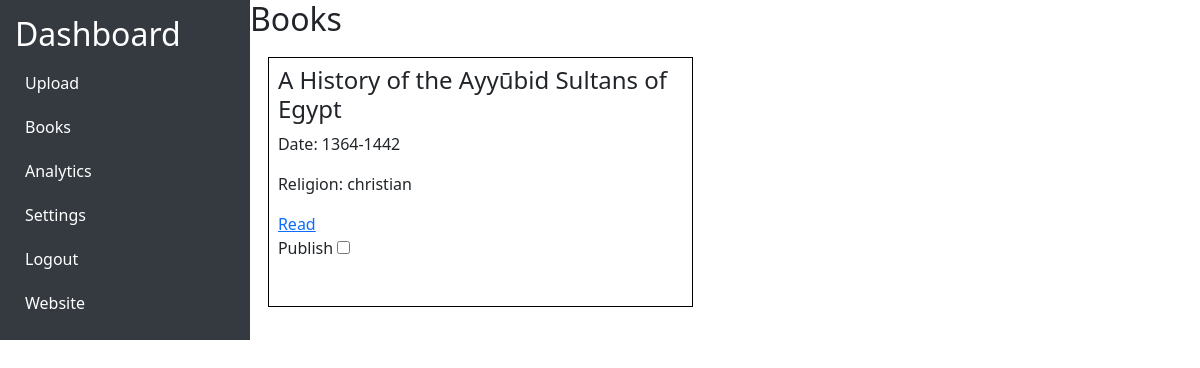
Before: /dashboard/books/ (signed in) with the older database file.
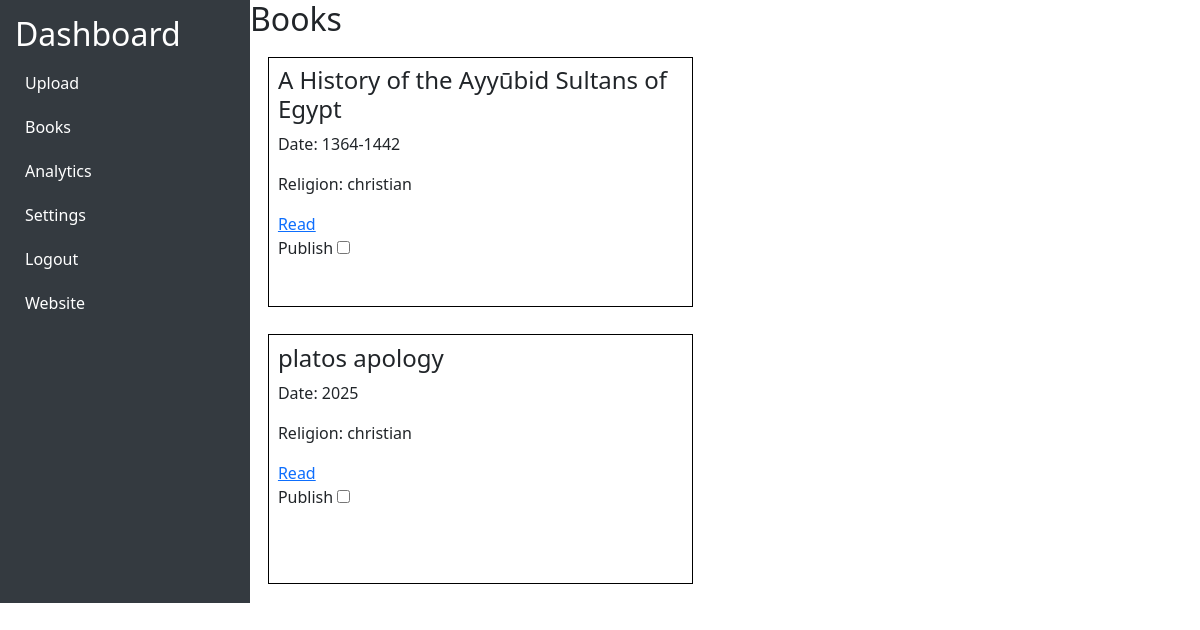
After: the same page with the newer database file.
### api/models.py (models this page shows, shortened)
class Book(models.Model):
    name = models.CharField(max_length=255)
    language = models.ForeignKey(Language, on_delete=models.CASCADE)
    date = models.CharField(max_length=255, default=None)
    religion = models.ForeignKey(Religion, on_delete=models.CASCADE)
    authors = models.CharField(max_length=255, blank=True, null=True, default=None)
    denomination = models.CharField(max_length=255, blank=True, null=True,default=None)
    translator = models.CharField(max_length=255, blank=True, null=True,default=None)
    book_id = models.CharField(max_length=255, blank=True, null=True,  default=None)
    description = models.CharField(max_length=255, blank=True, null=True, default=None)
    rights = models.CharField(max_length=255, blank=True, null=True, default=None)
    publisher = models.CharField(max_length=255, blank=True, null=True, default=None)
    image = models.ImageField(upload_to="book_images/", default="book_images/default.jpg")
    book_file = models.FileField(upload_to="books/", blank=True, null=True)
    is_published = models.BooleanField(default=False)

class Religion(models.Model):
    name = models.CharField(max_length=100, unique=True)

### dashboard/views.py (the view)
# urls.py: path("books/", books, name="books")
def books(request):
    book_objects = Book.objects.all()
    books_data = []
    for book in book_objects:
        books_data.append({
            "name": book.name,
            "language": book.language.name if book.language else None,
            "date": book.date,
            "religion": book.religion.name if book.religion else None,
            "authors": book.authors,
            "denomination": book.denomination,
            "translator": book.translator,
            "book_id": book.book_id,
            "description": book.description,
            "rights": book.rights,
            "publisher": book.publisher,
            "image_url": book.image.url if book.image else None,
            "file_url": book.book_file.url if book.book_file else None,
        })
    return render(request, "books.html", {"books": books_data})

### dashboard/templates/books.html (shortened to what this page needs)
{% extends 'dashbase.html' %}
{% load static %}
{% block extra_head_dash %}
<link rel="stylesheet" href="{% static '/dashboard/css/books.css' %}">
{% endblock %}
{% block content %}
<div>
    <H2>Books</H2>
    {% for book in books %}
    <div class="books-container">
        <div class="book-item">
            <h4>{{ book.name }}</h4>
            <p>Date: {{ book.date }}</p>
            <p>Religion: {{ book.religion }}</p>
            <a href="">Read</a>
            <div>
                <label for="publish-{{ book.id }}">Publish</label>
                <input
                    type="checkbox"
                    id="publish-{{ book.id }}"
                    name="publish-{{ book.id }}"
                >
            </div>
        </div>
    </div>
    {% endfor %}
</div>
{% endblock %}

### dashboard/templates/dashbase.html (shortened to what this page needs)
{% load static %}
<!DOCTYPE html>
<html lang="en">
{% if user.is_authenticated and user.is_staff %}
<head>
    <link rel="stylesheet" href="https://cdnjs.cloudflare.com/ajax/libs/bootstrap/5.3.0/css/bootstrap.min.css">
    <link rel="stylesheet" href="{% static '/dashboard/css/dashboard.css' %}">
    {% block extra_head_dash %}
    {% endblock %}
</head>
<body>
<div class="sidebar">
    <h2>Dashboard</h2>
    <a href="{% url 'dashboard:dashboard' %}">Upload</a>
    <a href="{% url 'dashboard:books' %}">Books</a>
    <a href="{% url 'dashboard:analytics' %}">Analytics</a>
    <a href="{% url 'dashboard:settings_view' %}">Settings</a>
    <a href="{% url 'accounts:logout' %}">Logout</a>
    <a href="{% url 'home' %}">Website</a>
</div>
{% block content %}
{% endblock %}
{% else %}
<h2>Not Authorized</h2>
{% endif %}
</body>
</html>

### dashboard/static/dashboard/css/dashboard.css (style rules this page uses)
body { display: flex; }
.sidebar { width: 250px; background: #343a40; color: white; padding: 15px; }
.sidebar a { color: white; text-decoration: none; display: block; padding: 10px; }

### dashboard/static/dashboard/css/books.css (style rules this page uses)
.books-container { display: flex; gap: 2%; flex-wrap: wrap; margin: 2%; padding: 2%; }
.book-item { border: 1px solid black; padding: 2%; margin: 0; flex: 1 1 500px; max-width: 500px; min-height: 250px; box-sizing: border-box; }

Changed rows visible on the page:
added Book: name "platos apology", date "2025"
Other visible differences:
new list line: "Date: Religion: Read Publish ☐"
new list line: "christian"
